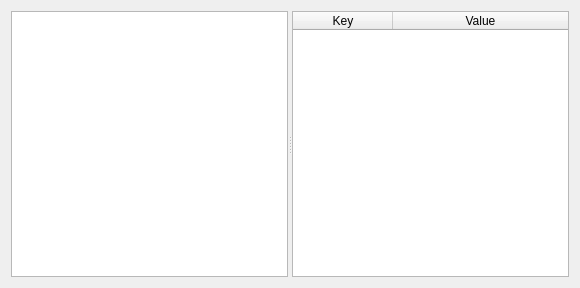
<?xml version="1.0" encoding="UTF-8"?>
<ui version="4.0">
 <class>Form</class>
 <widget class="QWidget" name="Form">
  <property name="geometry">
   <rect>
    <x>0</x>
    <y>0</y>
    <width>580</width>
    <height>288</height>
   </rect>
  </property>
  <property name="windowTitle">
   <string>Form</string>
  </property>
  <layout class="QVBoxLayout" name="verticalLayout">
   <item>
    <widget class="QSplitter" name="splitter">
     <property name="sizePolicy">
      <sizepolicy hsizetype="Expanding" vsizetype="Expanding">
       <horstretch>0</horstretch>
       <verstretch>0</verstretch>
      </sizepolicy>
     </property>
     <property name="orientation">
      <enum>Qt::Horizontal</enum>
     </property>
     <widget class="LABRADRegistryTree" name="dirBrowser">
      <property name="contextMenuPolicy">
       <enum>Qt::ActionsContextMenu</enum>
      </property>
      <property name="acceptDrops">
       <bool>true</bool>
      </property>
      <property name="dragEnabled">
       <bool>true</bool>
      </property>
      <property name="dragDropMode">
       <enum>QAbstractItemView::DragDrop</enum>
      </property>
      <property name="headerHidden">
       <bool>true</bool>
      </property>
      <attribute name="headerVisible">
       <bool>false</bool>
      </attribute>
      <column>
       <property name="text">
        <string notr="true">1</string>
       </property>
      </column>
     </widget>
     <widget class="LabRadTable" name="reg_items">
      <property name="contextMenuPolicy">
       <enum>Qt::ActionsContextMenu</enum>
      </property>
      <property name="acceptDrops">
       <bool>true</bool>
      </property>
      <property name="editTriggers">
       <set>QAbstractItemView::NoEditTriggers</set>
      </property>
      <property name="dragEnabled">
       <bool>true</bool>
      </property>
      <property name="dragDropOverwriteMode">
       <bool>false</bool>
      </property>
      <property name="dragDropMode">
       <enum>QAbstractItemView::DragDrop</enum>
      </property>
      <property name="selectionBehavior">
       <enum>QAbstractItemView::SelectRows</enum>
      </property>
      <property name="columnCount">
       <number>2</number>
      </property>
      <attribute name="horizontalHeaderVisible">
       <bool>true</bool>
      </attribute>
      <attribute name="horizontalHeaderStretchLastSection">
       <bool>true</bool>
      </attribute>
      <attribute name="verticalHeaderStretchLastSection">
       <bool>false</bool>
      </attribute>
      <column>
       <property name="text">
        <string>Key</string>
       </property>
      </column>
      <column>
       <property name="text">
        <string>Value</string>
       </property>
      </column>
     </widget>
    </widget>
   </item>
  </layout>
 </widget>
 <customwidgets>
  <customwidget>
   <class>LabRadTable</class>
   <extends>QTableWidget</extends>
   <header>reg_browser.h</header>
  </customwidget>
  <customwidget>
   <class>LABRADRegistryTree</class>
   <extends>QTreeWidget</extends>
   <header>reg_browser.h</header>
  </customwidget>
 </customwidgets>
 <resources/>
 <connections/>
</ui>
